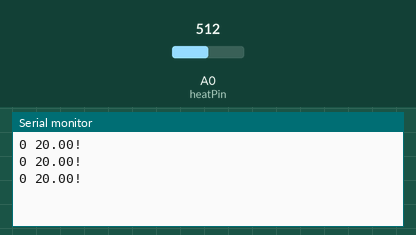
A sketch run on a simulated Arduino Uno, built with avr-gcc and run on an emulated ATmega328P. Shown: the last lines printed to the serial monitor. Inputs (shaded band) come from the test bench; at power-on: A0 (heatPin) = 512.

Above: at 1.3 s.
1.4 s: A0 (heatPin) set to 716
At 1.9 s:
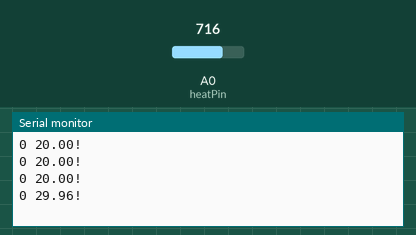
2.9 s: A0 (heatPin) set to 900
At 3.4 s:
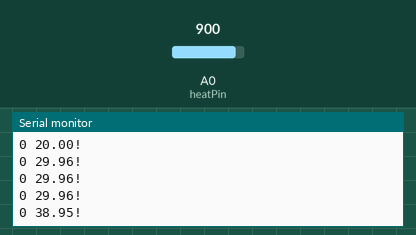
Timing chart, 0 to 5.9 s (numbered marks = the images above; inputs shaded):
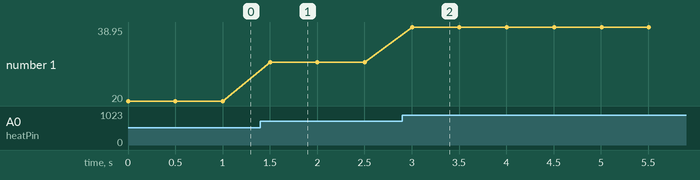

The sketch:

bee_heat.ino
```cpp
#define heatPin A0
#define sensorID 0

float value = 0;
float voltage = 0;
float celsius = 0;

void setup () {

	Serial.begin(9600);

}

void loop () {

	value = analogRead(heatPin);

	voltage = value * 5 / 1024.0;

	celsius = (voltage - 0.5) * 10;

	Serial.print(sensorID);

	Serial.print(" ");

	Serial.print(celsius);

	Serial.println("!");

	delay(500);

}
```

Measured:
- after the input at 1.4 s, the serial monitor: prints a new line after 0.10 s (image 1)
- after the input at 2.9 s, the serial monitor: prints a new line after 0.10 s (image 2)
- plotted number 1: 20 → 29.96 after the input at 1.4 s, 29.96 → 38.95 after the input at 2.9 s
